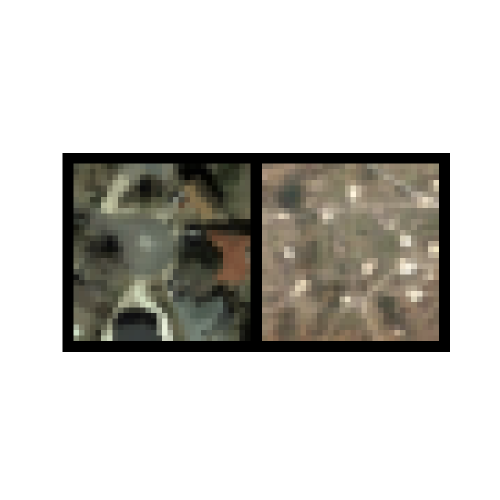
#> input picture Homework/InfoGAN-PyTorch-master/Training Images PatternNet.png, 1000 x 1000 px, given as the content of the folder Bag-of-Visual-Words-master/dataset/train, which was not available (shown at 1/2 size)
$ jupyter execute --allow-errors BoVW.ipynb   (older library calls are emulated)
#> lines starting #> are read from the running program, lines starting #| are printed output that depends on the picture; pictures that were not available may be replaced by others from this repository, and a replacement may not be noted
[cell 1]
import argparse
import cv2
import time
from tqdm import tqdm
import numpy as np
import os
from sklearn.cluster import KMeans
from sklearn.svm import SVC
from sklearn.preprocessing import StandardScaler
from matplotlib import pyplot as plt
from sklearn import svm, datasets
from sklearn.model_selection import train_test_split
from sklearn.metrics import confusion_matrix
from sklearn.utils.multiclass import unique_labels
from sklearn.metrics.pairwise import chi2_kernel
from sklearn.model_selection import GridSearchCV
from sklearn.metrics import accuracy_score

[cell 2]
def getFiles(train, path):
    images = []
    count = 0
    for folder in os.listdir(path):
        for file in  os.listdir(os.path.join(path, folder)):
            images.append(os.path.join(path, os.path.join(folder, file)))

    if(train is True):
        np.random.shuffle(images)

    return images

[cell 3]
def getDescriptors(sift, img):
    kp, des = sift.detectAndCompute(img, None)
    return des

[cell 4]
def readImage(img_path):
    img = cv2.imread(img_path, 0)
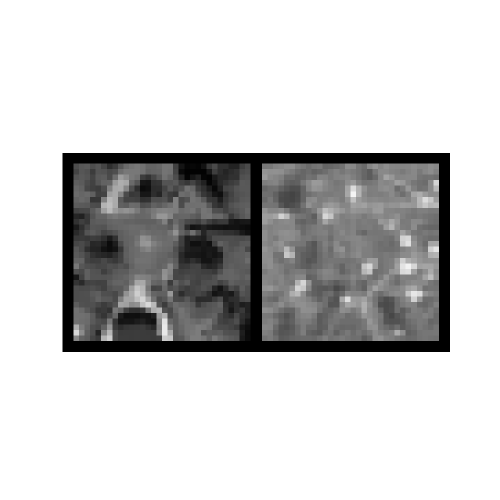
#> img: shape (1000, 1000) (shown at 1/2 size); min 0, max 255, mean 202.7
    return cv2.resize(img,(150,150))
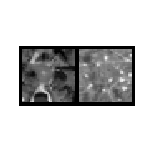
#> returned value: shape (150, 150); min 0, max 255, mean 202.3
#> in getDescriptors, `kp, des = sift.detectAndCompute(img, None)`: kp = 120 keypoints; strongest (x, y, size): (21, 103, 3.5), (133, 48, 3.1), (132, 103, 4.1), (23, 100, 1.9)

[cell 5]
def vstackDescriptors(descriptor_list):
    descriptors = np.array(descriptor_list[0])
    for descriptor in descriptor_list[1:]:
        descriptors = np.vstack((descriptors, descriptor))
#> this loop made 0 passes

    return descriptors

[cell 6]
def clusterDescriptors(descriptors, no_clusters):
    kmeans = KMeans(n_clusters = no_clusters).fit(descriptors)
    return kmeans

[cell 7]
def extractFeatures(kmeans, descriptor_list, image_count, no_clusters):
#> called with image_count = 1, no_clusters = 10
    im_features = np.array([np.zeros(no_clusters) for i in range(image_count)])
    for i in tqdm(range(image_count)):
        for j in range(len(descriptor_list[i])):
            feature = descriptor_list[i][j]
            feature = feature.reshape(1, 128)
            idx = kmeans.predict(feature)
            im_features[i][idx] += 1

    return im_features

[cell 8]
def normalizeFeatures(scale, features):
    return scale.transform(features)

[cell 9]
# [10 lines left out: function plotHistogram, not called in this run]

[cell 10]
def svcParamSelection(X, y, kernel, nfolds):
    Cs = [0.5, 0.1, 0.15, 0.2, 0.3]
    gammas = [0.1, 0.11, 0.095, 0.105]
    param_grid = {'C': Cs, 'gamma' : gammas}
    grid_search = GridSearchCV(SVC(kernel=kernel), param_grid, cv=nfolds)
    grid_search.fit(X, y)
    grid_search.best_params_
    return grid_search.best_params_

[cell 11]
def findSVM(im_features, train_labels, kernel):
    features = im_features
    if(kernel == "precomputed"):
      features = np.dot(im_features, im_features.T)

    params = svcParamSelection(features, train_labels, kernel, 5)
#> further down, img is the input picture: shape (1000, 1000, 3); mean B, G, R 198.4, 202.8, 204.4
#> `crop = gray[ymin:ymax, xmin:xmax]`:
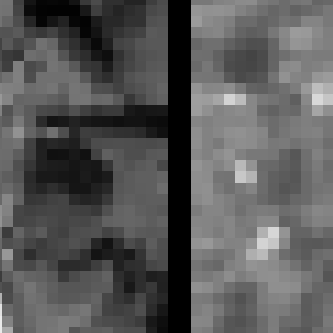
#> crop: shape (333, 333); min 0, max 234, mean 87.8
    C_param, gamma_param = params.get("C"), params.get("gamma")
    class_weight = {
        0: (807 / (7 * 140)),
        1: (807 / (7 * 140)),
        2: (807 / (7 * 133)),
        3: (807 / (7 * 70)),
        4: (807 / (7 * 42)),
        5: (807 / (7 * 140)),
        6: (807 / (7 * 142))
    }

    svm = SVC(kernel = kernel, C =  C_param, gamma = gamma_param, class_weight = class_weight)
    svm.fit(features, train_labels)
    return svm

[cell 12]
# [40 lines left out: function plotConfusionMatrix, not called in this run]

[cell 13]
# [11 lines left out: function plotConfusions, not called in this run]

[cell 14]
# [4 lines left out: function findAccuracy, not called in this run]

[cell 15]
def trainModel(path, no_clusters, kernel):
    images = getFiles(True, path)
    sift = cv2.xfeatures2d.SIFT_create()
    descriptor_list = []
    train_labels = np.array([])
    # label_count = 7
    image_count = len(images)

    for img_path in images:
        if("city" in img_path):
            class_index = 0
        elif("face" in img_path):
            class_index = 1
        elif("green" in img_path):
            class_index = 2
        elif("house_building" in img_path):
            class_index = 3
        elif("house_indoor" in img_path):
            class_index = 4
        elif("office" in img_path):
          class_index = 5
        else:
          class_index = 6

        train_labels = np.append(train_labels, class_index)
        img = readImage(img_path)
        des = getDescriptors(sift, img)
        descriptor_list.append(des)

    descriptors = vstackDescriptors(descriptor_list)

    kmeans = clusterDescriptors(descriptors, no_clusters)

    im_features = extractFeatures(kmeans, descriptor_list, image_count, no_clusters)

    scale = StandardScaler().fit(im_features)
    im_features = scale.transform(im_features)

    # plotHistogram(im_features, no_clusters)
    # print("Features histogram plotted.")

    svm = findSVM(im_features, train_labels, kernel)

    return kmeans, scale, svm, im_features

[cell 16]
# [58 lines left out: function testModel, not called in this run]

[cell 17]
def execute(train_path, test_path, no_clusters, kernel):
    kmeans, scale, svm, im_features = trainModel(train_path, no_clusters, kernel)
    dict1 = testModel(test_path, kmeans, scale, svm, im_features, no_clusters, kernel)
    return dict1['accuracy']

[cell 18]
train_path = 'Bag-of-Visual-Words-master/dataset/train'
test_path = 'Bag-of-Visual-Words-master/dataset/test'
no_clusters = 300
kernal_type = 'linear' # or 'precomputed'

if(not(kernal_type == "linear" or kernal_type == "precomputed")):
    print("Kernel type must be either linear or precomputed")
    exit(0)

history = []
k = range(10, 500, 10)
#> (the rest of this cell did not finish here and is left out)

[cell 19]
history

[cell 20]
acc = [0.464, 0.498, 0.517, 0.560, 0.560, 0.555, 0.612, 0.579, 0.603]
#> (the rest of this cell did not finish here and is left out)

[cell 21]
import numpy as np
import cv2
import os
import re

# -------------------- Utility function ------------------------
def normalize_label(str_):
    str_ = str_.replace(" ", "")
    str_ = str_.translate(str_.maketrans("","", "()"))
    str_ = str_.split("_")
    return ''.join(str_[:2])

def normalize_desc(folder, sub_folder):
    text = folder + " - " + sub_folder
    text = re.sub(r'\d+', '', text)
    text = text.replace(".", "")
    text = text.strip()
    return text

def print_progress(val, val_len, folder, sub_folder, filename, bar_size=10):
    progr = "#"*round((val)*bar_size/val_len) + " "*round((val_len - (val))*bar_size/val_len)
    if val == 0:
        print("", end = "\n")
    else:
        print("[%s] folder : %s/%s/ ----> file : %s" % (progr, folder, sub_folder, filename), end="\r")


# -------------------- Load Dataset ------------------------

dataset_dir = "Bag-of-Visual-Words-master/dataset/"

train_imgs, test_imgs = [], [] #list image matrix
train_labels, test_labels = [],[]

descs = []
#> (the rest of this cell did not finish here and is left out)

[cell 22]
from skimage.feature import graycomatrix, graycoprops

# ----------------- calculate greycomatrix() & greycoprops() for angle 0, 45, 90, 135 ----------------------------------
def calc_glcm_all_agls(img, label, props, dists=[5], agls=[0, np.pi/4, np.pi/2, 3*np.pi/4, np.pi], lvl=256, sym=True, norm=True):

    glcm = graycomatrix(img,
                        distances=dists,
                        angles=agls,
                        levels=lvl,
                        symmetric=sym,
                        normed=norm)
    feature = []
    glcm_props = [propery for name in props for propery in graycoprops(glcm, name)[0]]
    for item in glcm_props:
            feature.append(item)
    return feature

[cell 23]
# ----------------- call calc_glcm_all_agls() for all properties ----------------------------------
properties = ['dissimilarity', 'correlation', 'homogeneity', 'contrast', 'ASM', 'energy']

glcm_train_agls = []
for img, label in zip(train_imgs, train_labels):
    glcm_train_agls.append(
            calc_glcm_all_agls(img,
                                label,
                                props=properties)
                            )
#> after the loop, glcm_train_agls = []

train_columns = []
angles = ['0', '45', '90','135', '180']
for name in properties :
    for ang in angles:
        train_columns.append(name + "_" + ang)

# columns.append("label")

[cell 24]
properties = ['dissimilarity', 'correlation', 'homogeneity', 'contrast', 'ASM', 'energy']

glcm_test_agls = []
for img, label in zip(test_imgs, test_labels):
    glcm_test_agls.append(
            calc_glcm_all_agls(img,
                                label,
                                props=properties)
                            )
#> this loop made 1 pass
#> after the loop, glcm_test_agls = 1 item

test_columns = []
angles = ['0', '45', '90','135', '180']
for name in properties :
    for ang in angles:
        test_columns.append(name + "_" + ang)

[cell 25]
import pandas as pd

# Create the pandas DataFrame for GLCM features data
glcm_train_df = pd.DataFrame(glcm_train_agls,
                      columns = train_columns)
#> glcm_train_df = table of 0 rows and 30 columns

glcm_train_df = glcm_train_df.to_numpy()
glcm_train_df.shape


glcm_test_df = pd.DataFrame(glcm_test_agls,
                      columns = test_columns)
#> glcm_test_df = table of 1 rows and 30 columns

glcm_test_df = glcm_test_df.to_numpy()


print(glcm_train_df.shape)
#| (0, 30)
print(glcm_test_df.shape)
#| (1, 30)

[cell 26]
def trainModel_glcm(path, no_clusters, kernel, glcm_data):
    images = getFiles(True, path)
    sift = cv2.xfeatures2d.SIFT_create()
    descriptor_list = []
    train_labels = np.array([])
    label_count = 7
    image_count = len(images)

    for img_path in images:
        if("city" in img_path):
            class_index = 0
        elif("face" in img_path):
            class_index = 1
        elif("green" in img_path):
            class_index = 2
        elif("house_building" in img_path):
            class_index = 3
        elif("house_indoor" in img_path):
            class_index = 4
        elif("office" in img_path):
          class_index = 5
        else:
          class_index = 6

        train_labels = np.append(train_labels, class_index)
        img = readImage(img_path)
        des = getDescriptors(sift, img)
        descriptor_list.append(des)

    descriptors = vstackDescriptors(descriptor_list)

    kmeans = clusterDescriptors(descriptors, no_clusters)

    im_features = extractFeatures(kmeans, descriptor_list, image_count, no_clusters)

    final_features = np.concatenate([im_features, glcm_data], axis=1)

    norms = np.linalg.norm(final_features, axis=1, keepdims=True)

    norm_feat = final_features/norms

    svm = findSVM(final_features, train_labels, kernel)

    return kmeans, svm, norm_feat

[cell 27]
# [57 lines left out: function testModel_glcm, not called in this run]

#> (a cell that did not finish here is left out)

[cell 29]
acc = [0.182, 0.139, 0.187, 0.100, 0.163, 0.139, 0.139, 0.139, 0.096]
k = range(10, 100, 10)
plt.plot(k, acc)
plt.xlabel('num clusters')
plt.ylabel('Accuracy')
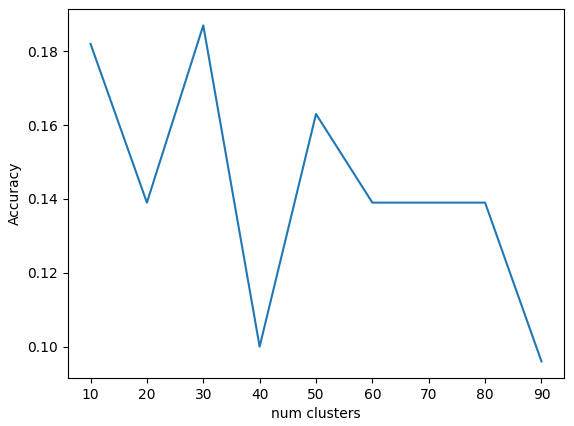
#> figure drawn by matplotlib, 1 panel
